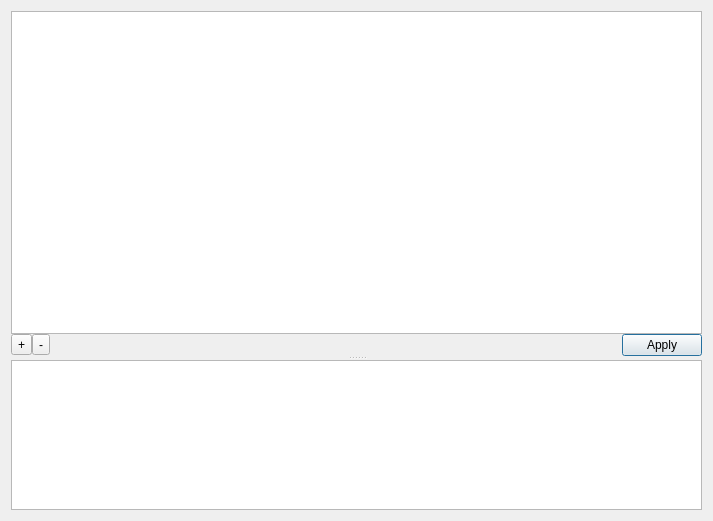
<?xml version="1.0" encoding="UTF-8"?>
<ui version="4.0">
 <class>RvProfileManager</class>
 <widget class="QDialog" name="RvProfileManager">
  <property name="geometry">
   <rect>
    <x>0</x>
    <y>0</y>
    <width>713</width>
    <height>521</height>
   </rect>
  </property>
  <property name="windowTitle">
   <string>Profile Manager</string>
  </property>
  <layout class="QVBoxLayout" name="verticalLayout_2">
   <property name="spacing">
    <number>0</number>
   </property>
   <item>
    <widget class="QSplitter" name="splitter">
     <property name="orientation">
      <enum>Qt::Vertical</enum>
     </property>
     <widget class="QWidget" name="layoutWidget">
      <layout class="QVBoxLayout" name="verticalLayout">
       <property name="spacing">
        <number>0</number>
       </property>
       <item>
        <widget class="QTreeView" name="profileTreeView">
         <property name="editTriggers">
          <set>QAbstractItemView::NoEditTriggers</set>
         </property>
         <property name="showDropIndicator" stdset="0">
          <bool>false</bool>
         </property>
         <property name="rootIsDecorated">
          <bool>false</bool>
         </property>
         <property name="itemsExpandable">
          <bool>false</bool>
         </property>
         <property name="expandsOnDoubleClick">
          <bool>false</bool>
         </property>
        </widget>
       </item>
       <item>
        <layout class="QHBoxLayout" name="horizontalLayout">
         <property name="spacing">
          <number>0</number>
         </property>
         <item>
          <widget class="QToolButton" name="addButton">
           <property name="text">
            <string>+</string>
           </property>
           <property name="tbstyle" stdset="0">
            <string notr="true">left</string>
           </property>
          </widget>
         </item>
         <item>
          <widget class="QToolButton" name="deleteButton">
           <property name="text">
            <string>-</string>
           </property>
           <property name="tbstyle" stdset="0">
            <string notr="true">right</string>
           </property>
          </widget>
         </item>
         <item>
          <spacer name="horizontalSpacer">
           <property name="orientation">
            <enum>Qt::Horizontal</enum>
           </property>
           <property name="sizeHint" stdset="0">
            <size>
             <width>40</width>
             <height>20</height>
            </size>
           </property>
          </spacer>
         </item>
         <item>
          <widget class="QPushButton" name="applyButton">
           <property name="text">
            <string>Apply</string>
           </property>
          </widget>
         </item>
        </layout>
       </item>
      </layout>
     </widget>
     <widget class="QTextBrowser" name="profileDescriptionBrowser">
      <property name="maximumSize">
       <size>
        <width>16777215</width>
        <height>150</height>
       </size>
      </property>
     </widget>
    </widget>
   </item>
  </layout>
 </widget>
 <resources>
  <include location="RvCommon.qrc"/>
 </resources>
 <connections/>
</ui>
